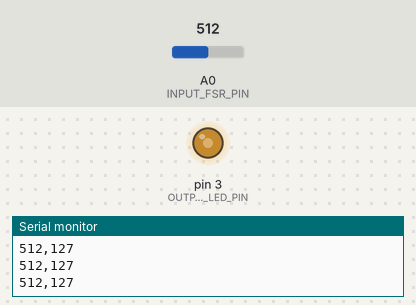
This sketch was run on a simulated Arduino Uno, built with avr-gcc and run on an emulated ATmega328P. On the bench: output pins drawn as LEDs (lit = HIGH), the last lines printed to the serial monitor. The inputs (shaded band) are chosen by the test bench; at power-on: A0 (INPUT_FSR_PIN) = 512.

Above: at 1.2 s.
1.3 s: A0 (INPUT_FSR_PIN) set to 981
At 2.0 s:
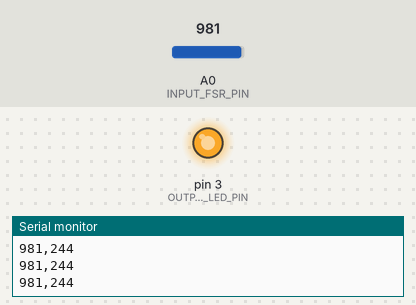
2.8 s: A0 (INPUT_FSR_PIN) set to 1011
At 3.1 s:
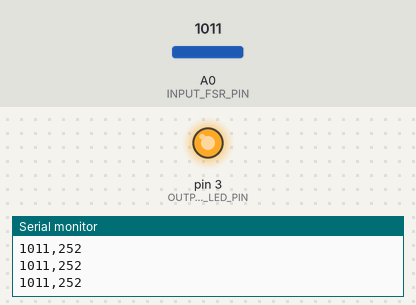
5.8 s: A0 (INPUT_FSR_PIN) set to 716
At 6.4 s:
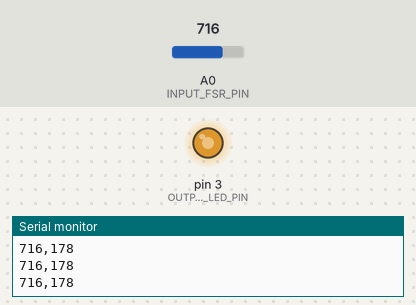
7.3 s: A0 (INPUT_FSR_PIN) set to 122
At 7.8 s:
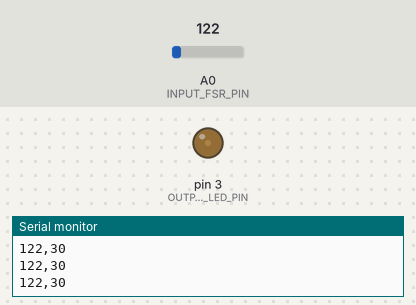
8.8 s: A0 (INPUT_FSR_PIN) set to 0
At 9.9 s:
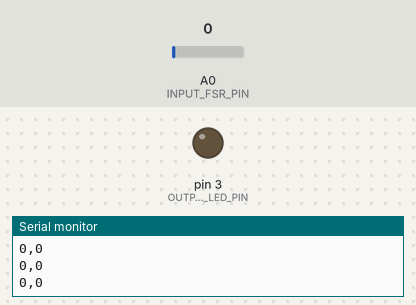
10.3 s: A0 (INPUT_FSR_PIN) set to 88
At 11.0 s:
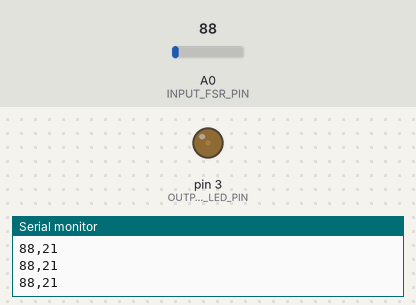
11.8 s: A0 (INPUT_FSR_PIN) set to 110
Timing chart, 0 to 14.3 s (numbered marks = the images above; inputs shaded):
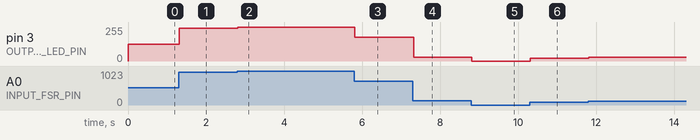

The sketch:

FSR_LED.ino
```cpp
const int OUTPUT_LED_PIN = 3;
const int INPUT_FSR_PIN = A0;
const int DELAY = 50;


void setup() {
  // put your setup code here, to run once:
  pinMode(OUTPUT_LED_PIN, OUTPUT);
  pinMode(INPUT_FSR_PIN, INPUT);
  Serial.begin(9600);
}

void loop() {
  // put your main code here, to run repeatedly:
  // Read the force-sensitive resistor value
  int fsrVal = analogRead(INPUT_FSR_PIN);
  // Remap the value for output
  int ledVal = map(fsrVal, 0, 1023, 0, 255);
  // Print the raw sensor value and the converted led value
  Serial.print(fsrVal);
  Serial.print(",");
  Serial.println(ledVal);

  // Write out the LED value
  analogWrite(OUTPUT_LED_PIN, ledVal);
}
```

Measured:
- after the input at 1.3 s, pin 3 (OUTPUT_LED_PIN): 127/255 → 244/255 at once
- after the input at 2.8 s, pin 3 (OUTPUT_LED_PIN): 244/255 → 252/255 at once
- after the input at 5.8 s, pin 3 (OUTPUT_LED_PIN): 252/255 → 178/255 at once
- after the input at 7.3 s, pin 3 (OUTPUT_LED_PIN): 178/255 → 30/255 at once
- after the input at 8.8 s, pin 3 (OUTPUT_LED_PIN): 30/255 → 0/255 at once
- after the input at 10.3 s, pin 3 (OUTPUT_LED_PIN): 0/255 → 21/255 at once
- after the input at 11.8 s, pin 3 (OUTPUT_LED_PIN): 21/255 → 27/255 at once
